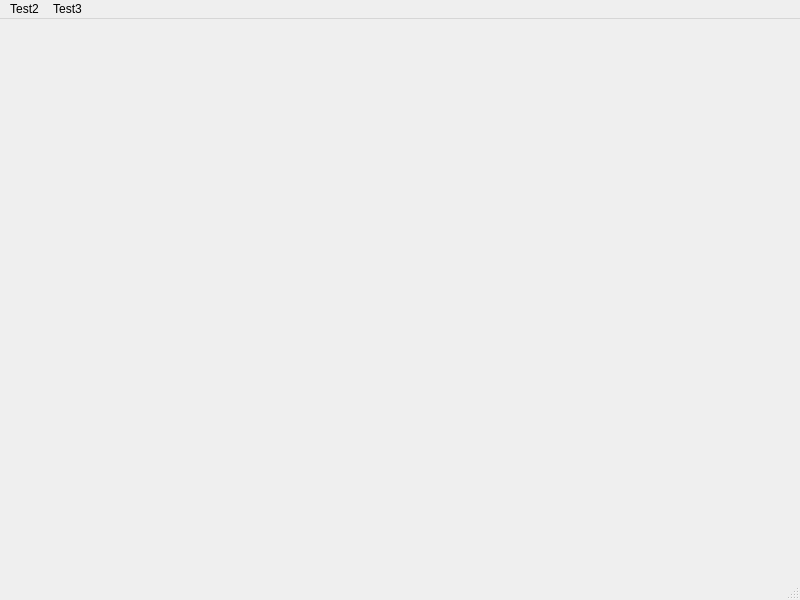
<?xml version="1.0" encoding="UTF-8"?>
<ui version="4.0">
 <class>mainwindow</class>
 <widget class="QMainWindow" name="mainwindow">
  <property name="geometry">
   <rect>
    <x>0</x>
    <y>0</y>
    <width>800</width>
    <height>600</height>
   </rect>
  </property>
  <property name="windowTitle">
   <string>MainWindow</string>
  </property>
  <widget class="QWidget" name="centralwidget"/>
  <widget class="QMenuBar" name="menubar">
   <property name="geometry">
    <rect>
     <x>0</x>
     <y>0</y>
     <width>800</width>
     <height>33</height>
    </rect>
   </property>
   <widget class="QMenu" name="menuTest2">
    <property name="title">
     <string>Test2</string>
    </property>
   </widget>
   <widget class="QMenu" name="menuTest3">
    <property name="title">
     <string>Test3</string>
    </property>
   </widget>
   <addaction name="menuTest2"/>
   <addaction name="menuTest3"/>
  </widget>
  <widget class="QStatusBar" name="statusbar"/>
 </widget>
 <resources/>
 <connections/>
</ui>
